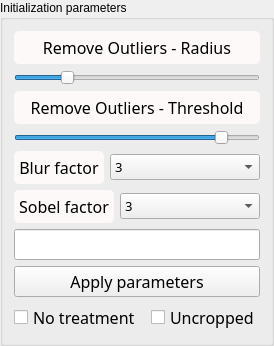
         <widget class="QGroupBox" name="groupBox">
          <property name="title">
           <string>Initialization parameters</string>
          </property>
          <layout class="QVBoxLayout" name="verticalLayout_10">
           <item>
            <layout class="QVBoxLayout" name="verticalLayout_5">
             <item>
              <widget class="QLabel" name="Label_radius">
               <property name="sizePolicy">
                <sizepolicy hsizetype="Preferred" vsizetype="Preferred">
                 <horstretch>0</horstretch>
                 <verstretch>0</verstretch>
                </sizepolicy>
               </property>
               <property name="font">
                <font>
                 <family>Noto Sans Cond</family>
                 <pointsize>12</pointsize>
                 <weight>50</weight>
                 <italic>false</italic>
                 <bold>false</bold>
                </font>
               </property>
               <property name="styleSheet">
                <string notr="true">QLabel {
color: rgb(0, 0, 0);
background-color:	rgb(253, 249, 248);
border-style : outset;
Border-radius : 5px;
border-width : 0px;
border-color : black;
min-width : 5em;
padding : 5px;
font : 12pt &quot;Noto Sans Cond&quot;;
}</string>
               </property>
               <property name="text">
                <string>Remove Outliers - Radius</string>
               </property>
               <property name="alignment">
                <set>Qt::AlignCenter</set>
               </property>
              </widget>
             </item>
             <item>
              <widget class="QSlider" name="Radius_slider">
               <property name="sizePolicy">
                <sizepolicy hsizetype="Preferred" vsizetype="Fixed">
                 <horstretch>0</horstretch>
                 <verstretch>0</verstretch>
                </sizepolicy>
               </property>
               <property name="minimumSize">
                <size>
                 <width>0</width>
                 <height>15</height>
                </size>
               </property>
               <property name="toolTip">
                <string>&lt;html&gt;&lt;head/&gt;&lt;body&gt;&lt;p&gt;&lt;span style=&quot; font-size:12pt;&quot;&gt;Radius of the remove outliers&lt;/span&gt;&lt;/p&gt;&lt;/body&gt;&lt;/html&gt;</string>
               </property>
               <property name="maximum">
                <number>10</number>
               </property>
               <property name="pageStep">
                <number>2</number>
               </property>
               <property name="value">
                <number>2</number>
               </property>
               <property name="sliderPosition">
                <number>2</number>
               </property>
               <property name="orientation">
                <enum>Qt::Horizontal</enum>
               </property>
              </widget>
             </item>
             <item>
              <widget class="QLabel" name="Label_threshold">
               <property name="sizePolicy">
                <sizepolicy hsizetype="Preferred" vsizetype="Preferred">
                 <horstretch>0</horstretch>
                 <verstretch>0</verstretch>
                </sizepolicy>
               </property>
               <property name="font">
                <font>
                 <family>Noto Sans Cond</family>
                 <pointsize>12</pointsize>
                 <weight>50</weight>
                 <italic>false</italic>
                 <bold>false</bold>
                </font>
               </property>
               <property name="styleSheet">
                <string notr="true">QLabel {
color: rgb(0, 0, 0);
background-color:	rgb(253, 249, 248);
border-style : outset;
Border-radius : 5px;
border-width : 0px;
border-color : black;
min-width : 5em;
padding : 5px;
font : 12pt &quot;Noto Sans Cond&quot;;
}</string>
               </property>
               <property name="text">
                <string>Remove Outliers - Threshold</string>
               </property>
               <property name="alignment">
                <set>Qt::AlignCenter</set>
               </property>
              </widget>
             </item>
             <item>
              <widget class="QSlider" name="Threshold_slider">
               <property name="sizePolicy">
                <sizepolicy hsizetype="Preferred" vsizetype="Fixed">
                 <horstretch>0</horstretch>
                 <verstretch>0</verstretch>
                </sizepolicy>
               </property>
               <property name="minimumSize">
                <size>
                 <width>0</width>
                 <height>15</height>
                </size>
               </property>
               <property name="toolTip">
                <string>&lt;html&gt;&lt;head/&gt;&lt;body&gt;&lt;p&gt;&lt;span style=&quot; font-size:11pt;&quot;&gt;Threshold value of the remove outliers&lt;/span&gt;&lt;/p&gt;&lt;/body&gt;&lt;/html&gt;</string>
               </property>
               <property name="styleSheet">
                <string notr="true"/>
               </property>
               <property name="maximum">
                <number>150</number>
               </property>
               <property name="value">
                <number>130</number>
               </property>
               <property name="sliderPosition">
                <number>130</number>
               </property>
               <property name="orientation">
                <enum>Qt::Horizontal</enum>
               </property>
              </widget>
             </item>
            </layout>
           </item>
           <item>
            <layout class="QHBoxLayout" name="horizontalLayout_3">
             <item>
              <widget class="QLabel" name="label_blur">
               <property name="sizePolicy">
                <sizepolicy hsizetype="Fixed" vsizetype="Preferred">
                 <horstretch>0</horstretch>
                 <verstretch>0</verstretch>
                </sizepolicy>
               </property>
               <property name="font">
                <font>
                 <family>Noto Sans Cond</family>
                 <pointsize>12</pointsize>
                 <weight>50</weight>
                 <italic>false</italic>
                 <bold>false</bold>
                </font>
               </property>
               <property name="styleSheet">
                <string notr="true">QLabel {
color: rgb(0, 0, 0);
background-color:	rgb(253, 249, 248);
border-style : outset;
Border-radius : 5px;
border-width : 0px;
border-color : black;
min-width : 5em;
padding : 5px;
font : 12pt &quot;Noto Sans Cond&quot;;
}</string>
               </property>
               <property name="text">
                <string>Blur factor</string>
               </property>
               <property name="scaledContents">
                <bool>false</bool>
               </property>
               <property name="alignment">
                <set>Qt::AlignCenter</set>
               </property>
              </widget>
             </item>
             <item>
              <widget class="QComboBox" name="Blur_box">
               <property name="sizePolicy">
                <sizepolicy hsizetype="Minimum" vsizetype="Fixed">
                 <horstretch>0</horstretch>
                 <verstretch>0</verstretch>
                </sizepolicy>
               </property>
               <property name="font">
                <font>
                 <family>Noto Sans Cond</family>
                 <pointsize>10</pointsize>
                 <weight>50</weight>
                 <italic>false</italic>
                 <bold>false</bold>
                </font>
               </property>
               <property name="toolTip">
                <string>&lt;html&gt;&lt;head/&gt;&lt;body&gt;&lt;p&gt;&lt;span style=&quot; font-size:11pt;&quot;&gt;Blur factor applied to the treated stack&lt;/span&gt;&lt;/p&gt;&lt;/body&gt;&lt;/html&gt;</string>
               </property>
               <property name="styleSheet">
                <string notr="true"/>
               </property>
               <property name="currentText">
                <string>3</string>
               </property>
               <property name="currentIndex">
                <number>2</number>
               </property>
               <item>
                <property name="text">
                 <string>0</string>
                </property>
               </item>
               <item>
                <property name="text">
                 <string>1</string>
                </property>
               </item>
               <item>
                <property name="text">
                 <string>3</string>
                </property>
               </item>
               <item>
                <property name="text">
                 <string>5</string>
                </property>
               </item>
               <item>
                <property name="text">
                 <string>7</string>
                </property>
               </item>
               <item>
                <property name="text">
                 <string>9</string>
                </property>
               </item>
              </widget>
             </item>
            </layout>
           </item>
           <item>
            <layout class="QHBoxLayout" name="horizontalLayout_7">
             <item>
              <widget class="QLabel" name="label_sobel">
               <property name="sizePolicy">
                <sizepolicy hsizetype="Fixed" vsizetype="Preferred">
                 <horstretch>0</horstretch>
                 <verstretch>0</verstretch>
                </sizepolicy>
               </property>
               <property name="font">
                <font>
                 <family>Noto Sans Cond</family>
                 <pointsize>12</pointsize>
                 <weight>50</weight>
                 <italic>false</italic>
                 <bold>false</bold>
                </font>
               </property>
               <property name="styleSheet">
                <string notr="true">QLabel {
color: rgb(0, 0, 0);
background-color:	rgb(253, 249, 248);
border-style : outset;
Border-radius : 5px;
border-width : 0px;
border-color : black;
min-width : 5em;
padding : 5px;
font : 12pt &quot;Noto Sans Cond&quot;;
}</string>
               </property>
               <property name="text">
                <string>Sobel factor</string>
               </property>
               <property name="scaledContents">
                <bool>false</bool>
               </property>
               <property name="alignment">
                <set>Qt::AlignCenter</set>
               </property>
              </widget>
             </item>
             <item>
              <widget class="QComboBox" name="Sobel_box">
               <property name="sizePolicy">
                <sizepolicy hsizetype="Minimum" vsizetype="Fixed">
                 <horstretch>0</horstretch>
                 <verstretch>0</verstretch>
                </sizepolicy>
               </property>
               <property name="font">
                <font>
                 <family>Noto Sans Cond</family>
                 <pointsize>10</pointsize>
                 <weight>50</weight>
                 <italic>false</italic>
                 <bold>false</bold>
                </font>
               </property>
               <property name="toolTip">
                <string>&lt;html&gt;&lt;head/&gt;&lt;body&gt;&lt;p&gt;&lt;span style=&quot; font-size:11pt;&quot;&gt;Sobel factor applied to the treated stack&lt;/span&gt;&lt;/p&gt;&lt;/body&gt;&lt;/html&gt;</string>
               </property>
               <property name="styleSheet">
                <string notr="true"/>
               </property>
               <property name="currentText">
                <string>3</string>
               </property>
               <property name="currentIndex">
                <number>2</number>
               </property>
               <property name="iconSize">
                <size>
                 <width>13</width>
                 <height>13</height>
                </size>
               </property>
               <item>
                <property name="text">
                 <string>0</string>
                </property>
               </item>
               <item>
                <property name="text">
                 <string>1</string>
                </property>
               </item>
               <item>
                <property name="text">
                 <string>3</string>
                </property>
               </item>
               <item>
                <property name="text">
                 <string>5</string>
                </property>
               </item>
               <item>
                <property name="text">
                 <string>7</string>
                </property>
               </item>
               <item>
                <property name="text">
                 <string>9</string>
                </property>
               </item>
              </widget>
             </item>
            </layout>
           </item>
           <item>
            <widget class="QLineEdit" name="CC_info">
             <property name="sizePolicy">
              <sizepolicy hsizetype="Preferred" vsizetype="Fixed">
               <horstretch>0</horstretch>
               <verstretch>0</verstretch>
              </sizepolicy>
             </property>
             <property name="minimumSize">
              <size>
               <width>116</width>
               <height>0</height>
              </size>
             </property>
             <property name="font">
              <font>
               <family>Noto Sans Cond</family>
               <pointsize>12</pointsize>
               <weight>50</weight>
               <italic>false</italic>
               <bold>false</bold>
              </font>
             </property>
             <property name="toolTip">
              <string>&lt;html&gt;&lt;head/&gt;&lt;body&gt;&lt;p&gt;&lt;span style=&quot; font-size:11pt;&quot;&gt;Correlation coefficient: give information about the similarities between image n°1 and image n°2 of the treated stack&lt;/span&gt;&lt;/p&gt;&lt;/body&gt;&lt;/html&gt;</string>
             </property>
             <property name="alignment">
              <set>Qt::AlignCenter</set>
             </property>
             <property name="readOnly">
              <bool>true</bool>
             </property>
            </widget>
           </item>
           <item>
            <widget class="QPushButton" name="Keep_param">
             <property name="sizePolicy">
              <sizepolicy hsizetype="Preferred" vsizetype="Fixed">
               <horstretch>0</horstretch>
               <verstretch>0</verstretch>
              </sizepolicy>
             </property>
             <property name="minimumSize">
              <size>
               <width>96</width>
               <height>0</height>
              </size>
             </property>
             <property name="font">
              <font>
               <family>Noto Sans Cond</family>
               <pointsize>12</pointsize>
               <weight>50</weight>
               <italic>false</italic>
               <bold>false</bold>
              </font>
             </property>
             <property name="toolTip">
              <string>&lt;html&gt;&lt;head/&gt;&lt;body&gt;&lt;p&gt;&lt;span style=&quot; font-size:11pt;&quot;&gt;Apply the parameters on the entire stack to create the entire treated stack&lt;/span&gt;&lt;/p&gt;&lt;/body&gt;&lt;/html&gt;</string>
             </property>
             <property name="styleSheet">
              <string notr="true"/>
             </property>
             <property name="text">
              <string>Apply parameters</string>
             </property>
            </widget>
           </item>
           <item>
            <layout class="QHBoxLayout" name="horizontalLayout">
             <item>
              <widget class="QCheckBox" name="checkBox">
               <property name="sizePolicy">
                <sizepolicy hsizetype="Minimum" vsizetype="Fixed">
                 <horstretch>0</horstretch>
                 <verstretch>0</verstretch>
                </sizepolicy>
               </property>
               <property name="minimumSize">
                <size>
                 <width>96</width>
                 <height>0</height>
                </size>
               </property>
               <property name="font">
                <font>
                 <family>Noto Sans Cond</family>
                 <pointsize>12</pointsize>
                 <weight>50</weight>
                 <italic>false</italic>
                 <bold>false</bold>
                </font>
               </property>
               <property name="toolTip">
                <string>&lt;html&gt;&lt;head/&gt;&lt;body&gt;&lt;p&gt;&lt;span style=&quot; font-size:11pt;&quot;&gt;Run registration without the use of treated stack&lt;/span&gt;&lt;/p&gt;&lt;/body&gt;&lt;/html&gt;</string>
               </property>
               <property name="styleSheet">
                <string notr="true"/>
               </property>
               <property name="text">
                <string>No treatment </string>
               </property>
              </widget>
             </item>
             <item>
              <widget class="QCheckBox" name="checkBox_Uncropped">
               <property name="sizePolicy">
                <sizepolicy hsizetype="Preferred" vsizetype="Fixed">
                 <horstretch>0</horstretch>
                 <verstretch>0</verstretch>
                </sizepolicy>
               </property>
               <property name="minimumSize">
                <size>
                 <width>96</width>
                 <height>0</height>
                </size>
               </property>
               <property name="font">
                <font>
                 <family>Noto Sans Cond</family>
                 <pointsize>12</pointsize>
                 <weight>50</weight>
                 <italic>false</italic>
                 <bold>false</bold>
                </font>
               </property>
               <property name="toolTip">
                <string>&lt;html&gt;&lt;head/&gt;&lt;body&gt;&lt;p&gt;&lt;span style=&quot; font-size:11pt;&quot;&gt;If check: the saved stack is not cropped&lt;/span&gt;&lt;/p&gt;&lt;/body&gt;&lt;/html&gt;</string>
               </property>
               <property name="styleSheet">
                <string notr="true"/>
               </property>
               <property name="text">
                <string>Uncropped</string>
               </property>
              </widget>
             </item>
            </layout>
           </item>
          </layout>
         </widget>
